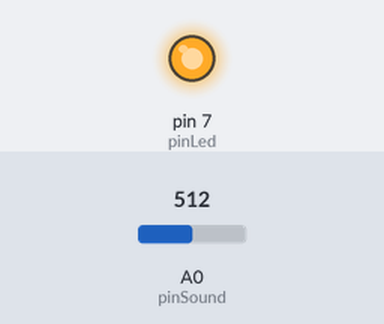
A sketch run on a simulated Arduino Uno, built with avr-gcc and run on an emulated ATmega328P. On the bench: output pins drawn as LEDs (lit = HIGH). The test bench sets the inputs (shaded band); at power-on: A0 (pinSound) = 512.

Above: at 1.2 s.
1.3 s: A0 (pinSound) set to 53
4.3 s: A0 (pinSound) set to 44
At 5.1 s:
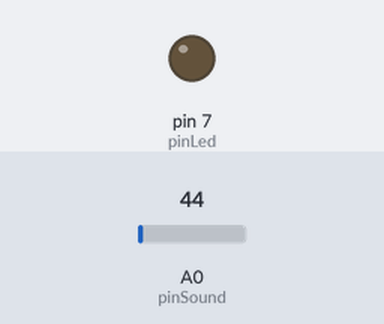
5.9 s: A0 (pinSound) set to 60
At 6.2 s:
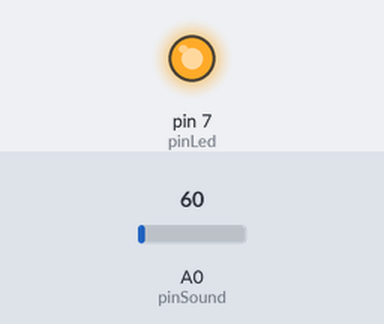
8.9 s: A0 (pinSound) set to 40
At 9.9 s:
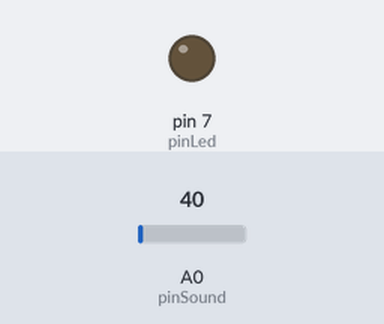
Timing chart, 0 to 11.5 s (numbered marks = the images above; inputs shaded):
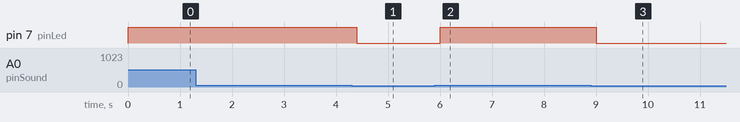

The sketch:

Grove_Sound_Sensor.ino
```cpp
// ibJony
// Reference: Groove starter kit

// Grove Sound Sensor
// when sound larger than a certain value, led will on

const int pinSound = A0;               // pin of Sound Sensor
const int pinLed   = 7;                // pin of LED

int thresholdValue = 50;                 // the threshold to turn on or off the LED

void setup()
{
    pinMode(pinLed, OUTPUT);            //set the LED on Digital 12 as an OUTPUT
}

void loop()
{
    int sensorValue = analogRead(pinSound);   //read the sensorValue on Analog 0
    if(sensorValue>thresholdValue)
    digitalWrite(pinLed,HIGH);
    delay(200);
    digitalWrite(pinLed,LOW);
}
```

Measured:
- the behaviour switches between 51 and 50 on A0 (pinSound) (found by bisection; images 0 and 1)
- after the input at 4.3 s, pin 7 (pinLed): HIGH → LOW after 0.10 s
- after the input at 5.9 s, pin 7 (pinLed): LOW → HIGH after 0.10 s
- after the input at 8.9 s, pin 7 (pinLed): HIGH → LOW after 0.11 s
